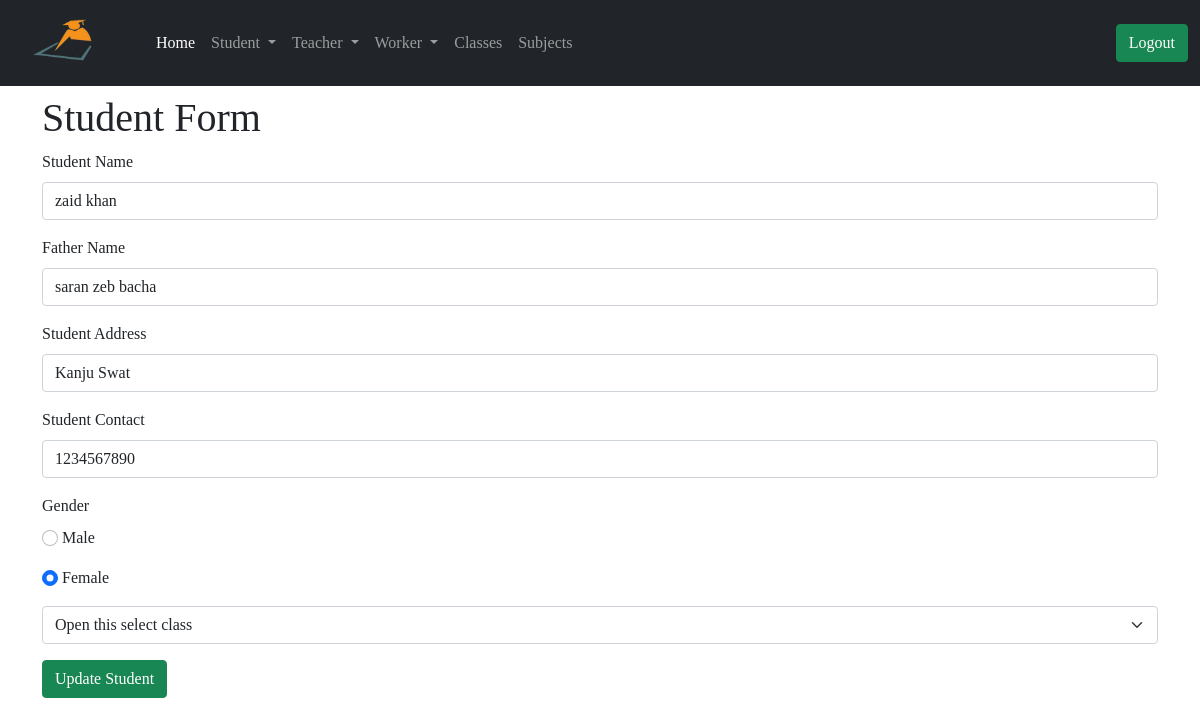
Page /admin/update_student/1 (signed in) on the earlier database version.
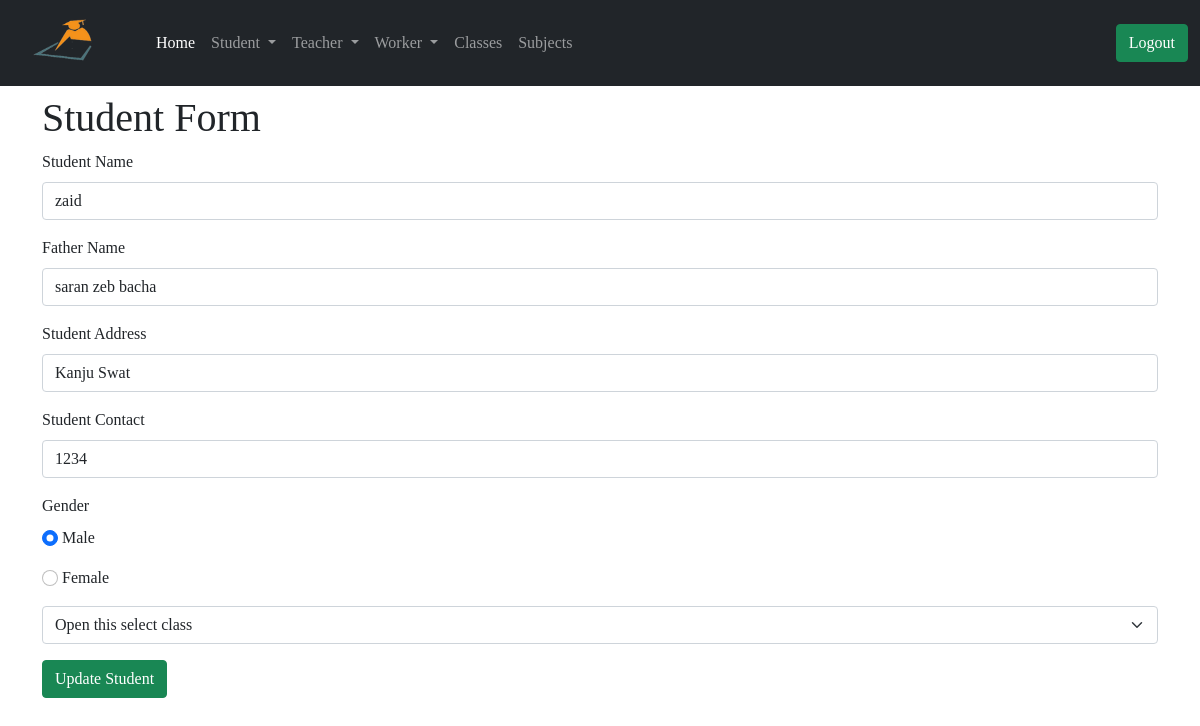
Same page on the later database version.
### app/models.py (models this page shows, shortened)
class Student(db.Model):
    id = db.Column(db.Integer, primary_key=True)
    std_name = db.Column(db.String(64), index=True)
    f_name = db.Column(db.String(64), index=True)
    std_address = db.Column(db.String(128), index=True)
    std_contact = db.Column(db.String(64), index=True)
    gender = db.Column(db.String(64))
    join_date = db.Column(db.DateTime, default=datetime.utcnow())
    std_class = db.Column(db.Integer, db.ForeignKey('class.id'))
    admin_id = db.Column(db.Integer, db.ForeignKey('user.id'))

### app/routes.py (the view, shortened to what this page needs)
@app.route('/admin/update_student/<id>', methods=['POST', 'GET'])
@login_required
def update_student(id):
    classes = Class.query.all()
    student = Student.query.filter_by(id=id).first()
    return render_template('admin/add_student.html', title='Update Student', student=student, classes=classes)

### app/models.py (called while the page is built)
@login.user_loader
def load_user(id):
    return User.query.get(int(id))

    def __repr__(self):
        return 'Class {}'.format(self.cls_name)

### app/routes.py (called while the page is built)
@app.before_request
def before_request():
    g.user = None
    if 'teacher_id' in session:
        user = Teacher.query.filter_by(id=session['teacher_id']).first()
        g.user = user

@app.before_request
def std_before_request():
    g.std_user = None
    if 'student_id' in session:
        std_user = Student.query.filter_by(id=session['student_id']).first()
        g.std_user = std_user

### app/templates/admin/add_student.html (shortened to what this page needs)
{% extends 'admin/base.html' %}
{% block content %}
<div class="container mt-2">
<h1>Student Form</h1>
<form method="POST">
    <div class="mb-3">
      <label for="Inputname" class="form-label">Student Name</label>
      <input type="text" class="form-control" name="std_name" value="{{student.std_name}}" id="Inputname" placeholder="Enter student name" required>
    </div>
    <div class="mb-3">
        <label for="Inputname" class="form-label">Father Name</label>
        <input type="text" class="form-control" name="f_name" value="{{student.f_name}}" id="Inputname" placeholder="Enter father name" required>
    </div>
    <div class="mb-3">
        <label for="Inputaddress" class="form-label">Student Address</label>
        <input type="text" class="form-control" name="std_address" value="{{student.std_address}}" id="Inputaddress" placeholder="Enter address" required>
    </div>
    <div class="mb-3">
        <label for="Inputcontact" class="form-label">Student Contact</label>
        <input type="tel" class="form-control" name="std_contact" value="{{student.std_contact}}" id="Inputcontact" placeholder="Enter contact" required>
    </div>
    <label for="Inputcontact" class="form-label">Gender</label>
    {% if student %}
    {% if student.gender == 'Male' %}
    <div class="mb-3">
      <input class="form-check-input" type="radio" name="gender" value="Male" id="flexRadioDefault1" checked>
      <label class="form-check-label" for="flexRadioDefault1">
        Male
      </label>
    </div>
    <div class="mb-3">
      <input class="form-check-input" type="radio" name="gender" value="Female" id="flexRadioDefault2">
      <label class="form-check-label" for="flexRadioDefault2">
        Female
      </label>
    </div>
      {% else %}
      <div class="mb-3">
        <input class="form-check-input" type="radio" name="gender" value="Male" id="flexRadioDefault1" checked>
        <label class="form-check-label" for="flexRadioDefault1">
          Male
        </label>
      </div>
      <div class="mb-3">
        <input class="form-check-input" type="radio" name="gender" value="Female" id="flexRadioDefault2" checked>
        <label class="form-check-label" for="flexRadioDefault2">
          Female
        </label>
      </div>
      {% endif %}
    {% endif %}
    <div class="mb-3">
        <select class="form-select" name="stdclass"  aria-label="Default select example">
            <option selected>Open this select class</option>
          </select>
    </div>
    {% if student %}
    <button type="submit" class="btn btn-success">Update Student</button>
    {% else %}
    <button type="submit" class="btn btn-success">Add Student</button>
    {% endif %}
  </form>
</div>
{% endblock %}

Differences in the rows shown:
changed Student "saran zeb bacha": std_name "zaid khan" → "zaid"; std_contact "1234567890" → "1234"; gender "male" → "Male" (drawn)
Other differences:
form field gender: (not shown) → "☑ Male"
form field gender: (not shown) → "☐ Female"
form field gender: "☐ Male" → (not shown)
form field gender: "☑ Female" → (not shown)
